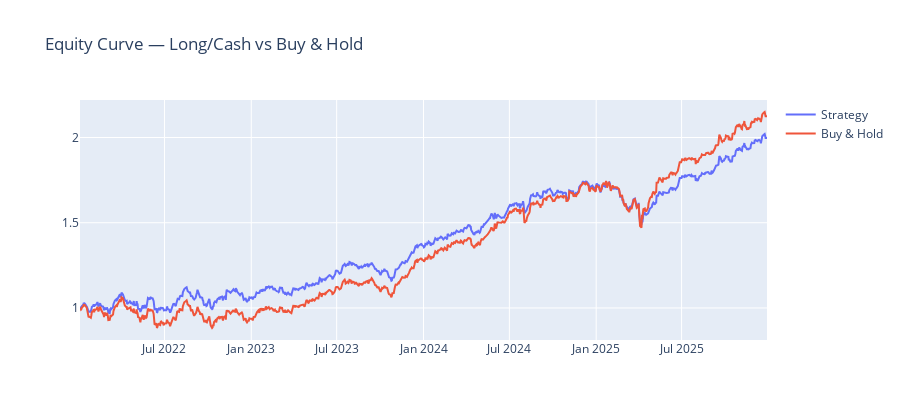
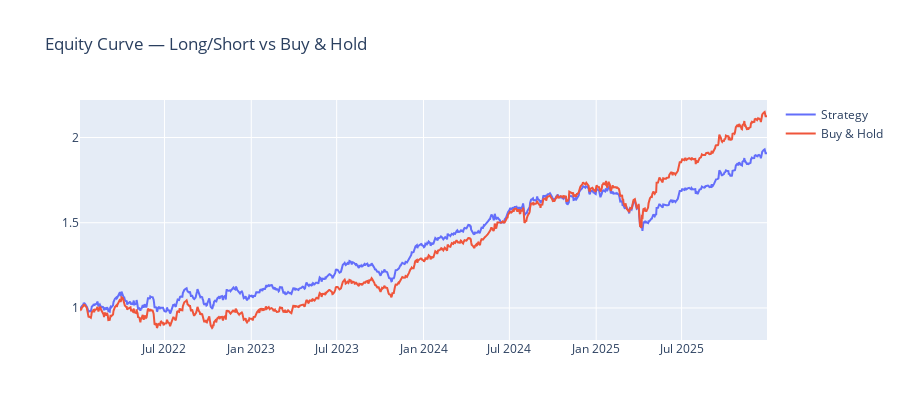

Notebook cell for these charts, in order:
### Code cell
import plotly.graph_objects as go

def plot_equity_curve(daily: pd.DataFrame, title: str):
    fig = go.Figure()
    fig.add_trace(go.Scatter(x=daily["Date"], y=daily["strat_equity"], name="Strategy"))
    fig.add_trace(go.Scatter(x=daily["Date"], y=daily["bh_equity"], name="Buy & Hold"))
    fig.update_layout(title=title, height=420, hovermode="x unified")
    fig.show()

plot_equity_curve(daily_lc, "Equity Curve — Long/Cash vs Buy & Hold")
plot_equity_curve(daily_ls, "Equity Curve — Long/Short vs Buy & Hold")

### Figure 1 — Plotly figure (JSON) as saved in the notebook; plotly's stock layout.template omitted (floating-point values rounded to 4 significant figures; data arrays with more than 128 entries replaced by an {"elided": "..."} marker saying what was removed)
{"data": [{"name": "Strategy", "type": "scatter", "x": {"elided": "1036 str values"}, "y": {"elided": "1036 float values"}}, {"name": "Buy & Hold", "type": "scatter", "x": {"elided": "1036 str values"}, "y": {"elided": "1036 float values"}}], "layout": {"height": 420, "hovermode": "x unified", "title": {"text": "Equity Curve — Long/Cash vs Buy & Hold"}}}

### Figure 2 — Plotly figure (JSON) as saved in the notebook; plotly's stock layout.template omitted (floating-point values rounded to 4 significant figures; data arrays with more than 128 entries replaced by an {"elided": "..."} marker saying what was removed)
{"data": [{"name": "Strategy", "type": "scatter", "x": {"elided": "1036 str values"}, "y": {"elided": "1036 float values"}}, {"name": "Buy & Hold", "type": "scatter", "x": {"elided": "1036 str values"}, "y": {"elided": "1036 float values"}}], "layout": {"height": 420, "hovermode": "x unified", "title": {"text": "Equity Curve — Long/Short vs Buy & Hold"}}}
